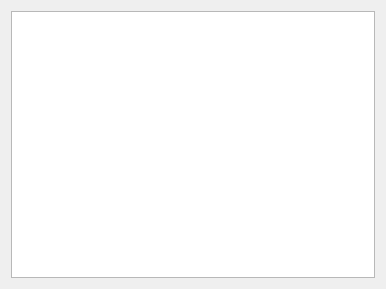
<?xml version="1.0" encoding="UTF-8"?>
<ui version="4.0">
 <class>Dialog</class>
 <widget class="QDialog" name="Dialog">
  <property name="geometry">
   <rect>
    <x>0</x>
    <y>0</y>
    <width>386</width>
    <height>289</height>
   </rect>
  </property>
  <property name="windowTitle">
   <string>Help</string>
  </property>
  <layout class="QHBoxLayout" name="horizontalLayout">
   <item>
    <widget class="QTextEdit" name="helpView">
     <property name="readOnly">
      <bool>true</bool>
     </property>
    </widget>
   </item>
  </layout>
 </widget>
 <resources/>
 <connections/>
</ui>
